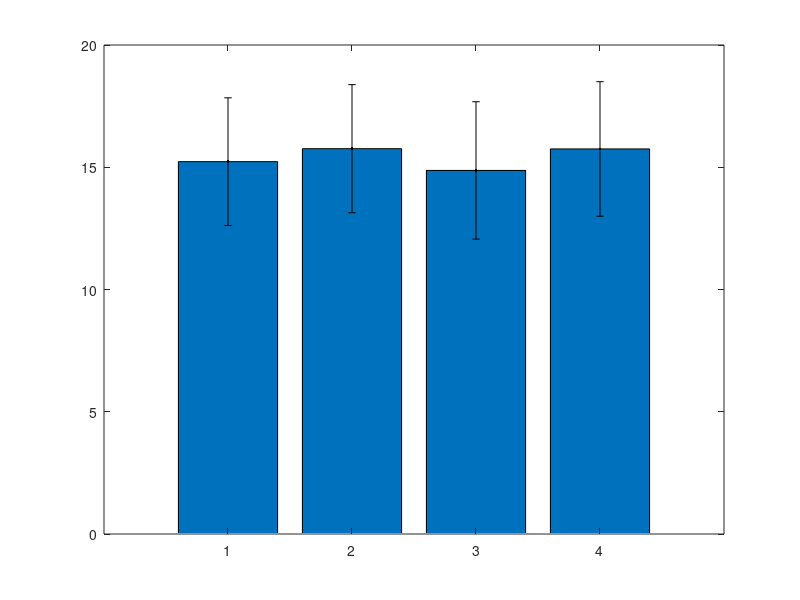

Write the MATLAB code that produced this figure. (Note: this script raises an error after producing the figure.)
%prima altermnativa
% Definizione dei dati
condizioni = {'Right KFE', 'Left KFE', 'Right HFE', 'Left HFE'};
% Definizione dei dati
condizioni = {'Right KFE', 'Left KFE', 'Right HFE', 'Left HFE'};
RMSE = [15.23, 15.76, 14.87, 15.75]; % Sostituisci con i tuoi valori
SD = [2.61, 2.62, 2.81, 2.75]; % Sostituisci con i tuoi valori
percent_RMSE = [13.33, 13.57, 14.87, 15.45]; % Sostituisci con i tuoi valori

% Creazione del grafico a barre
figure;
bar(RMSE);
hold on;

% Plottaggio delle deviazioni standard come errori sull'altezza delle barre
errorbar(1:numel(RMSE), RMSE, SD, 'k.', 'LineWidth', 1);

% Aggiunta delle etichette agli assi e al titolo
set(gca, 'XTick', 1:numel(condizioni), 'XTickLabel', condizioni);
ylabel('RMSE');
title('Valori RMSE, Deviazioni standard e Percentuale RMSE per le condizioni');

% Aggiunta della legenda
legend('RMSE', 'Deviazione Standard', 'Location', 'Best');

% Aggiunta della percentuale RMSE sopra ogni barra
for i = 1:numel(RMSE)
    text(i, RMSE(i), sprintf('%.2f%%', percent_RMSE(i)), 'HorizontalAlignment', 'center', 'VerticalAlignment', 'bottom');
end

hold off;

%% seconda alternatuva

% Definizione dei dati
condizioni = {'Right KFE', 'Left KFE', 'Right HFE', 'Left HFE'};
RMSE = [15.23, 15.76, 14.87, 15.75]; % Sostituisci con i tuoi valori di RMSE
percent_RMSE = [13.33, 13.57, 14.87, 15.45]; % Sostituisci con i tuoi valori di percentuale di RMSE
SD_RMSE = [2.61, 2.62, 2.81, 2.75]; % Sostituisci con i tuoi valori di deviazione standard per RMSE

% Creazione dei colori
colore_verde = [0.2, 0.6, 0.2]; % Verde non troppo acceso
colore_arancione = [1, 0.5, 0]; % Arancione non troppo acceso

% Creazione del grafico a barre
figure;
bar_width = 0.4;
x = 1:numel(condizioni);

% Barre per RMSE con asse y sinistro
yyaxis left;
h1 = bar(x - bar_width/2, RMSE, bar_width, 'FaceColor', colore_verde);
hold on;

% Plottaggio delle deviazioni standard come errori solo sulla prima barra di ogni condizione
for i = 1:numel(condizioni)
    if ~isnan(SD_RMSE(i))
        errorbar(x(i) - bar_width/2, RMSE(i), SD_RMSE(i), 'k.', 'LineWidth', 1);
    end
end

% Barre per percentuale di RMSE con asse y destro
yyaxis right;
h2 = bar(x + bar_width/2, percent_RMSE, bar_width, 'FaceColor', colore_arancione);

% Aggiunta delle etichette agli assi e al titolo
set(gca, 'XTick', 1:numel(condizioni));
% Utilizzo del formato LaTeX per il testo delle condizioni
set(gca, 'XTickLabel', {'$$\textbf{Right KFE}$$', '$$\textbf{Left KFE}$$', '$$\textbf{Right HFE}$$', '$$\textbf{Left HFE}$$'}, 'TickLabelInterpreter', 'latex');
ylabel('RMSE', 'interpreter', 'latex');
yyaxis left;
ylim([0 25]);
ylabel('Valori di RMSE', 'interpreter', 'latex');
yyaxis right;
ylabel('Percentuale di RMSE', 'interpreter', 'latex');
ylim([0 25]);

% Modifica del colore del testo degli assi y
set(gca, 'YColor', colore_verde); % Per l'asse sinistro
yyaxis right;
set(gca, 'YColor', colore_arancione); % Per l'asse destro

% Aggiunta della legenda in alto a destra
legend([h1, h2], {'RMSE', 'Percentuale RMSE'}, 'Location', 'NorthEast', 'interpreter', 'latex');

hold off;



